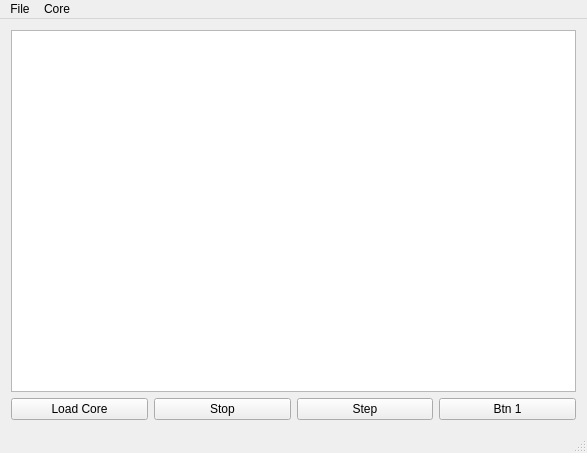
<?xml version="1.0" encoding="UTF-8"?>
<ui version="4.0">
 <class>MainWindow</class>
 <widget class="QMainWindow" name="MainWindow">
  <property name="geometry">
   <rect>
    <x>0</x>
    <y>0</y>
    <width>587</width>
    <height>453</height>
   </rect>
  </property>
  <property name="windowTitle">
   <string>MainWindow</string>
  </property>
  <widget class="QWidget" name="centralWidget">
   <layout class="QVBoxLayout" name="verticalLayout_2">
    <item>
     <layout class="QVBoxLayout" name="verticalLayout">
      <item>
       <widget class="QGraphicsView" name="mainGView">
        <property name="foregroundBrush">
         <brush brushstyle="NoBrush">
          <color alpha="255">
           <red>0</red>
           <green>0</green>
           <blue>0</blue>
          </color>
         </brush>
        </property>
        <property name="sceneRect">
         <rectf>
          <x>0.000000000000000</x>
          <y>0.000000000000000</y>
          <width>0.000000000000000</width>
          <height>0.000000000000000</height>
         </rectf>
        </property>
       </widget>
      </item>
      <item>
       <layout class="QHBoxLayout" name="horizontalLayout">
        <item>
         <widget class="QPushButton" name="btnStart">
          <property name="text">
           <string>Load Core</string>
          </property>
         </widget>
        </item>
        <item>
         <widget class="QPushButton" name="btnStop">
          <property name="text">
           <string>Stop</string>
          </property>
         </widget>
        </item>
        <item>
         <widget class="QPushButton" name="btnStep">
          <property name="text">
           <string>Step</string>
          </property>
         </widget>
        </item>
        <item>
         <widget class="QPushButton" name="btnHardware">
          <property name="text">
           <string>Btn 1</string>
          </property>
         </widget>
        </item>
       </layout>
      </item>
     </layout>
    </item>
   </layout>
  </widget>
  <widget class="QMenuBar" name="menuBar">
   <property name="geometry">
    <rect>
     <x>0</x>
     <y>0</y>
     <width>587</width>
     <height>25</height>
    </rect>
   </property>
   <widget class="QMenu" name="menuFile">
    <property name="title">
     <string>File</string>
    </property>
    <addaction name="actionLoad_Hex"/>
   </widget>
   <widget class="QMenu" name="menuCore">
    <property name="title">
     <string>Core</string>
    </property>
    <addaction name="actionDebug_Mode"/>
   </widget>
   <addaction name="menuFile"/>
   <addaction name="menuCore"/>
  </widget>
  <widget class="QStatusBar" name="statusBar"/>
  <action name="actionLoad_Hex">
   <property name="text">
    <string>Load Hex</string>
   </property>
  </action>
  <action name="actionDebug_Mode">
   <property name="checkable">
    <bool>true</bool>
   </property>
   <property name="text">
    <string>Debug Mode</string>
   </property>
  </action>
 </widget>
 <layoutdefault spacing="6" margin="11"/>
 <resources/>
 <connections/>
</ui>
